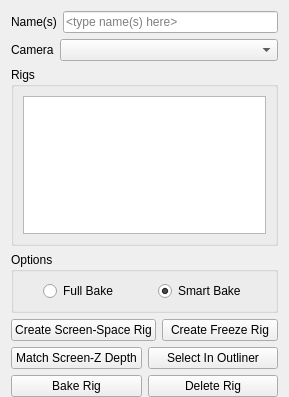
<?xml version="1.0" encoding="UTF-8"?>
<ui version="4.0">
 <class>Form</class>
 <widget class="QWidget" name="Form">
  <property name="geometry">
   <rect>
    <x>0</x>
    <y>0</y>
    <width>289</width>
    <height>397</height>
   </rect>
  </property>
  <property name="windowTitle">
   <string>Form</string>
  </property>
  <layout class="QGridLayout" name="gridLayout">
   <property name="bottomMargin">
    <number>0</number>
   </property>
   <item row="5" column="0">
    <layout class="QHBoxLayout" name="horizontalLayout_4">
     <item>
      <widget class="QPushButton" name="matchScreenZDepthButton">
       <property name="text">
        <string>Match Screen-Z Depth</string>
       </property>
      </widget>
     </item>
     <item>
      <widget class="QPushButton" name="selectInOutlinerButton">
       <property name="text">
        <string>Select In Outliner</string>
       </property>
      </widget>
     </item>
    </layout>
   </item>
   <item row="3" column="0">
    <widget class="QGroupBox" name="options_grpBox">
     <property name="title">
      <string>Options</string>
     </property>
     <layout class="QVBoxLayout" name="verticalLayout">
      <item>
       <layout class="QHBoxLayout" name="bakeOptions_layout">
        <item>
         <spacer name="horizontalSpacer">
          <property name="orientation">
           <enum>Qt::Horizontal</enum>
          </property>
          <property name="sizeType">
           <enum>QSizePolicy::Fixed</enum>
          </property>
          <property name="sizeHint" stdset="0">
           <size>
            <width>20</width>
            <height>20</height>
           </size>
          </property>
         </spacer>
        </item>
        <item>
         <widget class="QRadioButton" name="fullBakeRadioButton">
          <property name="text">
           <string>Full Bake</string>
          </property>
         </widget>
        </item>
        <item>
         <spacer name="horizontalSpacer_3">
          <property name="orientation">
           <enum>Qt::Horizontal</enum>
          </property>
          <property name="sizeHint" stdset="0">
           <size>
            <width>40</width>
            <height>20</height>
           </size>
          </property>
         </spacer>
        </item>
        <item>
         <widget class="QRadioButton" name="smartBakeRadioButton">
          <property name="text">
           <string>Smart Bake</string>
          </property>
          <property name="checked">
           <bool>true</bool>
          </property>
         </widget>
        </item>
        <item>
         <spacer name="horizontalSpacer_2">
          <property name="orientation">
           <enum>Qt::Horizontal</enum>
          </property>
          <property name="sizeType">
           <enum>QSizePolicy::Fixed</enum>
          </property>
          <property name="sizeHint" stdset="0">
           <size>
            <width>20</width>
            <height>20</height>
           </size>
          </property>
         </spacer>
        </item>
       </layout>
      </item>
     </layout>
    </widget>
   </item>
   <item row="6" column="0">
    <layout class="QHBoxLayout" name="horizontalLayout_5">
     <item>
      <widget class="QPushButton" name="bakeRigButton">
       <property name="text">
        <string>Bake Rig</string>
       </property>
      </widget>
     </item>
     <item>
      <widget class="QPushButton" name="deleteRigButton">
       <property name="text">
        <string>Delete Rig</string>
       </property>
      </widget>
     </item>
    </layout>
   </item>
   <item row="4" column="0">
    <layout class="QHBoxLayout" name="horizontalLayout_3">
     <item>
      <widget class="QPushButton" name="createScreenSpaceRigButton">
       <property name="text">
        <string>Create Screen-Space Rig</string>
       </property>
      </widget>
     </item>
     <item>
      <widget class="QPushButton" name="createFreezeRigButton">
       <property name="text">
        <string>Create Freeze Rig</string>
       </property>
      </widget>
     </item>
    </layout>
   </item>
   <item row="2" column="0">
    <widget class="QGroupBox" name="rigsList_grpBox">
     <property name="title">
      <string>Rigs</string>
     </property>
     <layout class="QVBoxLayout" name="verticalLayout_2">
      <item>
       <widget class="QTreeWidget" name="rigsList">
        <property name="focusPolicy">
         <enum>Qt::NoFocus</enum>
        </property>
        <property name="selectionMode">
         <enum>QAbstractItemView::ExtendedSelection</enum>
        </property>
        <property name="indentation">
         <number>15</number>
        </property>
        <property name="headerHidden">
         <bool>true</bool>
        </property>
        <column>
         <property name="text">
          <string notr="true">1</string>
         </property>
        </column>
       </widget>
      </item>
     </layout>
    </widget>
   </item>
   <item row="1" column="0">
    <layout class="QHBoxLayout" name="horizontalLayout">
     <item>
      <widget class="QLabel" name="cameraLabel">
       <property name="sizePolicy">
        <sizepolicy hsizetype="Fixed" vsizetype="Preferred">
         <horstretch>0</horstretch>
         <verstretch>0</verstretch>
        </sizepolicy>
       </property>
       <property name="text">
        <string>Camera</string>
       </property>
      </widget>
     </item>
     <item>
      <widget class="QComboBox" name="cameraListComboBox"/>
     </item>
    </layout>
   </item>
   <item row="0" column="0">
    <layout class="QHBoxLayout" name="name_layout">
     <item>
      <widget class="QLabel" name="nameLabel">
       <property name="text">
        <string>Name(s)</string>
       </property>
      </widget>
     </item>
     <item>
      <widget class="QLineEdit" name="nameLineEdit">
       <property name="placeholderText">
        <string>&lt;type name(s) here&gt;</string>
       </property>
      </widget>
     </item>
    </layout>
   </item>
  </layout>
 </widget>
 <resources/>
 <connections/>
</ui>
